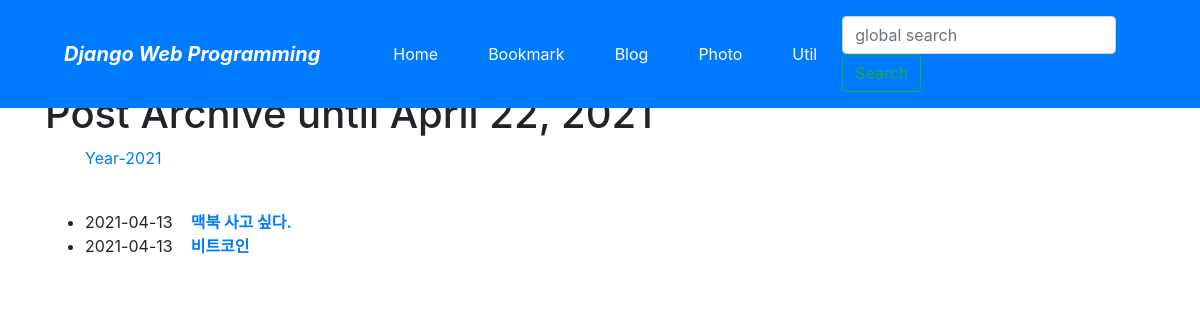
Page /blog/archive/ on the earlier database version.
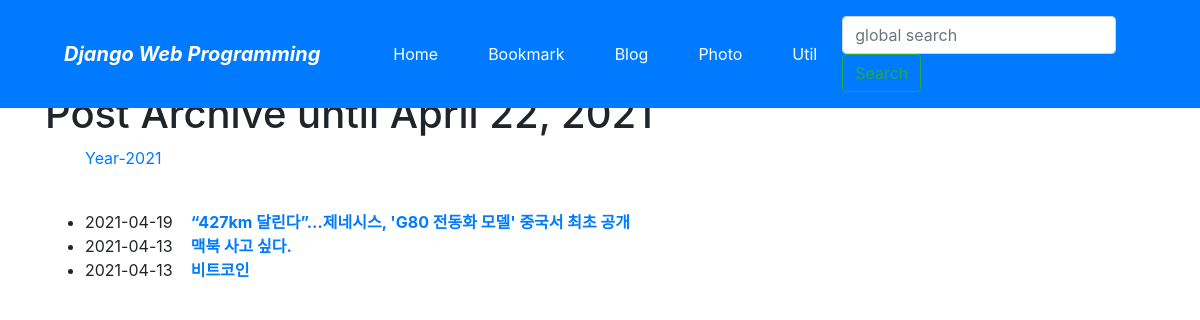
Same page on the later database version.
### blog/models.py (models this page shows, shortened)
class Post(models.Model):
    title = models.CharField(verbose_name='TITLE',max_length=50)
    slug = models.SlugField('SLUG',unique=True,allow_unicode=True, help_text='one word for title alias')
    description = models.CharField('DESCRIPTION',max_length=100,blank=True,help_text='simple description text.')
    content = models.TextField('CONTENT')
    create_dt = models.DateTimeField('CREATE DATE', auto_now_add=True)
    modify_dt = models.DateTimeField('MODIFY DATE', auto_now=True)
    class Meta:
        verbose_name = 'post'
        verbose_name_plural = 'posts'
        db_table = 'blog_posts'
        ordering = ('-modify_dt',)
    def get_absolute_url(self):
        return reverse('blog:post_detail', args=(self.slug,))

### blog/views.py (the view)
# urls.py: path('archive/', views.PostAV.as_view(), name='post_archive'),   # /blog/archive   --7
class PostAV(ArchiveIndexView):
    model = Post
    date_field = 'modify_dt'

### blog/templates/blog/post_archive.html (shortened to what this page needs)
{% extends "base.html" %}
{% block content %}
<h1>Post Archive until {% now "N d, Y" %}</h1>
<ul>
    {% for date in date_list %}
    <li style="display: inline;">
        <a href="{% url 'blog:post_year_archive' date|date:'Y' %}">Year{{ date|date:"-Y" }}</a></li>
    {% endfor %}
</ul>
<br/>
<div>
    <ul>
        {% for post in object_list %}
        <li>{{ post.modify_dt|date:"Y-m-d" }}&nbsp;&nbsp;&nbsp;
        <a href="{{ post.get_absolute_url }}"><strong>{{ post.title }}</strong></a> </li>
        {% endfor %}
    </ul>
</div>
{% endblock %}

### templates/base.html (shortened to what this page needs)
<!DOCTYPE html>
<html lang="en">
<head>
    <link rel="stylesheet" href="https://stackpath.bootstrapcdn.com/bootstrap/4.3.1/css/bootstrap.min.css">
</head>
<body style="padding-top:90px;">
<nav class="navbar navbar-expand-lg navbar-dark bg-primary fixed-top">
    <span class="navbar-brand mx-5 mb-0 font-weight-bold font-italic">Django Web Programming</span>
    <div class="collapse navbar-collapse" id="navbarSupportedContent">
      <ul class="navbar-nav mr-auto">
        <li class="nav-item mx-1 btn btn-primary">
          <a class="nav-link text-white" href="{% url 'home' %}">Home</a></li>
        <li class="nav-item mx-1 btn btn-primary">
          <a class="nav-link text-white" href="{% url 'bookmark:index' %}">Bookmark</a></li>
        <li class="nav-item mx-1 btn btn-primary">
          <a class="nav-link text-white" href="{% url 'blog:index' %}">Blog</a></li>
        <li class="nav-item mx-1 btn btn-primary">
            <a class="nav-link text-white" href="">Photo</a></li>
         <li class="nav-item dropdown mx-1 btn btn-primary">
             <a class="nav-link dropdown[toggle text-white"href="#" data-toggle="dropdown">Util</a>
        </li>
      </ul>
      <form class="form-inline my-2" action="" method="post"> {% csrf_token %}
        <input class="form-control mr-sm-2" type="search" placeholder="global search" name="search_word">
        <button class="btn btn-outline-success my-2 my-sm-0" type="submit">Search</button>
      </form>
    </div>
</nav>
<div class="container">
    {% block content %}{% endblock %}
</div>
</body>
</html>

Differences in the rows shown:
added Post: modify_dt "2021-04-19", title "“427km 달린다”…제네시스, 'G80 전동화 모델' 중국서 최초 공개"
